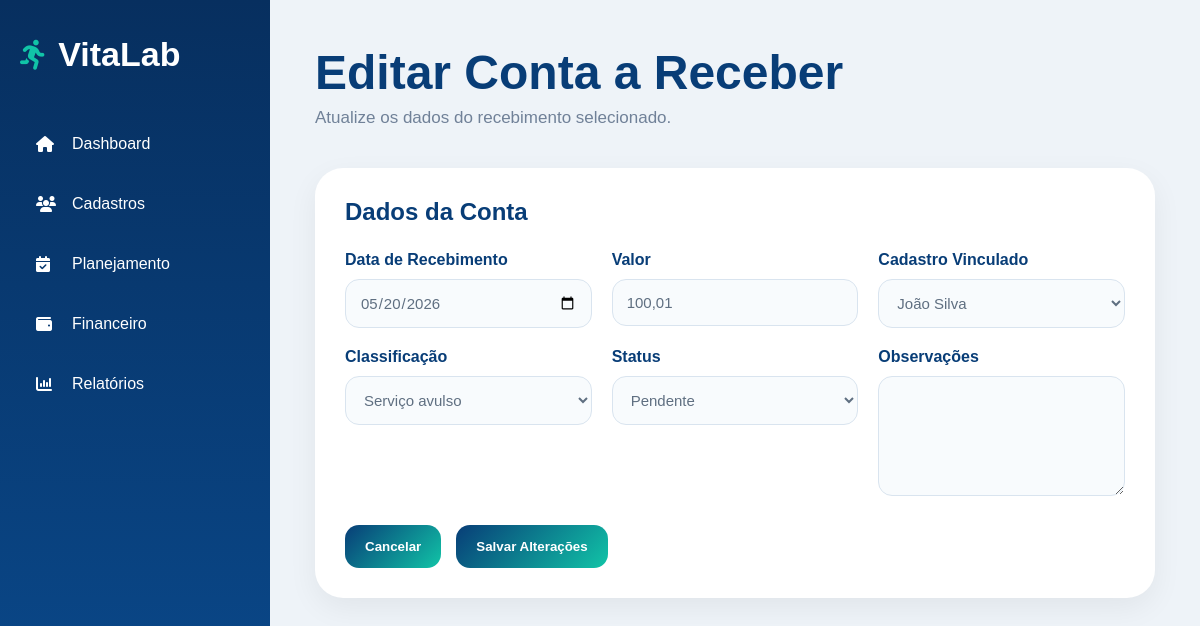
The app's page /editar-conta-receber/1 with its own data.
### tables this page shows
CREATE TABLE contas_receber (
    id INTEGER PRIMARY KEY AUTOINCREMENT,
    data_recebimento TEXT,
    valor TEXT,
    cadastro_id INTEGER,
    classificacao TEXT,
    status TEXT,
    observacoes TEXT,
    FOREIGN KEY (cadastro_id) REFERENCES cadastros(id)
);

CREATE TABLE cadastros (
    id INTEGER PRIMARY KEY AUTOINCREMENT,
    tipo TEXT NOT NULL,
    status TEXT NOT NULL,

    razao_social TEXT,
    nome_fantasia TEXT,
    cnpj TEXT,
    inscricao_estadual TEXT,
    endereco TEXT,
    contato_responsavel TEXT,
    email TEXT,
    data_inicio_contrato TEXT,
    data_renovacao_contrato TEXT,
    valor_mensal TEXT,
    dia_pagamento TEXT,
    horarios_aulas TEXT,
    professor_responsavel TEXT,
    dados_pagamento TEXT,
    quantidade_alunos TEXT,

    nome_professor TEXT,
    cpf TEXT,
    registro_mei TEXT,
    registro_cref TEXT,
    empresas_vinculadas TEXT,
    valor_pagamento TEXT
, professor_responsavel_id INTEGER);

### app.py (the view, shortened to what this page needs)
@app.route("/editar-conta-receber/<int:id>", methods=["GET", "POST"])
def editar_conta_receber(id):
    conexao = conectar_banco()
    conta = conexao.execute("""
        SELECT *
        FROM contas_receber
        WHERE id = ?
    """, (id,)).fetchone()
    cadastros = conexao.execute("""
        SELECT id, tipo, nome_fantasia, nome_professor
        FROM cadastros
        ORDER BY tipo, nome_fantasia, nome_professor
    """).fetchall()
    conexao.close()
    return render_template(
        "editar-conta-receber.html",
        conta=conta,
        cadastros=cadastros
    )

### app.py (called while the page is built)
def conectar_banco():
    conexao = sqlite3.connect("vitalab.db")
    conexao.row_factory = sqlite3.Row
    return conexao

### templates/editar-conta-receber.html (shortened to what this page needs)
<!DOCTYPE html>
<html lang="pt-br">
<head>
<link rel="stylesheet" href="{{ url_for('static', filename='style.css') }}">
<link rel="stylesheet" href="https://cdnjs.cloudflare.com/ajax/libs/font-awesome/6.5.1/css/all.min.css">
</head>
<body class="system-page">
<div class="sidebar">
    <div class="sidebar-logo">
        <i class="fa-solid fa-person-running"></i>
        <h2>VitaLab</h2>
    </div>
    <ul class="sidebar-menu">
        <li><a href="/dashboard"><i class="fa-solid fa-house"></i>Dashboard</a></li>
        <li><a href="/cadastros"><i class="fa-solid fa-users"></i>Cadastros</a></li>
        <li><a href="/planejamento"><i class="fa-solid fa-calendar-check"></i>Planejamento</a></li>
        <li><a href="/financeiro"><i class="fa-solid fa-wallet"></i>Financeiro</a></li>
        <li><a href="/relatorios"><i class="fa-solid fa-chart-column"></i>Relatórios</a></li>
    </ul>
</div>
<div class="content-area">
    <div class="topbar">
        <h1>Editar Conta a Receber</h1>
        <p>Atualize os dados do recebimento selecionado.</p>
    </div>
    <form method="POST" action="/editar-conta-receber/{{ conta['id'] }}">
        <div class="form-card">
            <div class="table-header">
                <h2>Dados da Conta</h2>
            </div>
            <div class="form-grid">
                <div>
                    <label>Data de Recebimento</label>
                    <input type="date"
                           name="data_recebimento"
                           value="{{ conta['data_recebimento'] or '' }}">
                </div>
                <div>
                    <label>Valor</label>
                    <input type="text"
                           name="valor"
                           value="{{ conta['valor'] or '' }}">
                </div>
                <div>
                    <label>Cadastro Vinculado</label>
                    <select name="cadastro_id">
                        {% for cadastro in cadastros %}
                        <option value="{{ cadastro['id'] }}"
                            {% if conta['cadastro_id'] == cadastro['id'] %}
                                selected
                            {% endif %}>
                            {% if cadastro['tipo'] == 'Empresa' %}
                                {{ cadastro['nome_fantasia'] }}
                            {% else %}
                                {{ cadastro['nome_professor'] }}
                            {% endif %}
                        </option>
                        {% endfor %}
                    </select>
                </div>
                <div>
                    <label>Classificação</label>
                    <select name="classificacao">
                        <option value="Serviço avulso"
                            {% if conta['classificacao'] == 'Serviço avulso' %}
                                selected
                            {% endif %}>
                            Serviço avulso
                        </option>
                    </select>
                </div>
                <div>
                    <label>Status</label>
                    <select name="status">
                        <option value="Pendente"
                            {% if conta['status'] == 'Pendente' %}
                                selected
                            {% endif %}>
                            Pendente
                        </option>
                    </select>
                </div>
                <div>
                    <label>Observações</label>
                    <textarea name="observacoes">{{ conta['observacoes'] or '' }}</textarea>
                </div>
            </div>
            <div class="action-buttons">
                <a href="/contas-receber">
                    <button type="button" class="secondary-button">
                        Cancelar
                    </button>
                </a>
                <button type="submit" class="secondary-button">
                    Salvar Alterações
                </button>
            </div>
        </div>
    </form>
</div>
</body>
</html>

### static/style.css (style rules this page uses)
* { margin: 0; padding: 0; box-sizing: border-box; font-family: Arial, Helvetica, sans-serif; }
body { background: #eef3f8; }
a { text-decoration: none; }
.system-page { min-height: 100vh; display: flex; background: #eef3f8; }
.sidebar { width: 270px; min-height: 100vh; background: linear-gradient(180deg, #072f5f, #0a4b8f); padding: 35px 20px; }
.sidebar-logo { display: flex; align-items: center; color: white; margin-bottom: 45px; }
.sidebar-logo i { font-size: 30px; margin-right: 12px; color: #11c4a7; }
.sidebar-logo h2 { font-size: 34px; }
.sidebar-menu { list-style: none; }
.sidebar-menu li { margin-bottom: 10px; }
.sidebar-menu a { display: flex; align-items: center; padding: 16px; border-radius: 16px; color: white; font-weight: 500; }
.sidebar-menu i { width: 24px; margin-right: 12px; }
.content-area { flex: 1; padding: 45px; }
.topbar { margin-bottom: 40px; }
.topbar h1 { color: #083d77; font-size: 48px; margin-bottom: 8px; }
.topbar p { color: #708198; font-size: 17px; }
.table-header { display:flex; justify-content:space-between; align-items:center; margin-bottom:25px; }
.table-header h2 { color:#083d77; }
.secondary-button { border:none; padding:14px 20px; border-radius:14px; background:linear-gradient(135deg,#083d77,#11c4a7); color:white; cursor:pointer; font-weight:bold; }
.action-buttons { margin-top:30px; display:flex; gap:15px; }
.form-card { background:white; border-radius:28px; padding:30px; box-shadow:0 10px 30px rgba(0,0,0,0.06); margin-bottom:25px; }
.form-grid { display:grid; grid-template-columns:repeat(auto-fit,minmax(240px,1fr)); gap:20px; }
.form-grid label { display:block; margin-bottom:10px; color:#083d77; font-weight:bold; }
.form-grid input { width:100%; padding:14px; border-radius:14px; border:1px solid #d9e4ef; background:#f8fbfd; outline:none; color:#5f6f81; }
.action-buttons { display:flex; gap:15px; margin-top:25px; }
.form-grid input, .form-grid select, .form-grid textarea { width: 100%; padding: 14px; border-radius: 14px; border: 1px solid #d9e4ef; background: #f8fbfd; outline: none; color: #5f6f81; font-size: 15px; }
.form-grid textarea { min-height: 120px; resize: vertical; }

### records on screen
contas_receber: data_recebimento "05/20/2026", valor "100,01", cadastro_id "João Silva", classificacao "Serviço avulso", status "Pendente"
